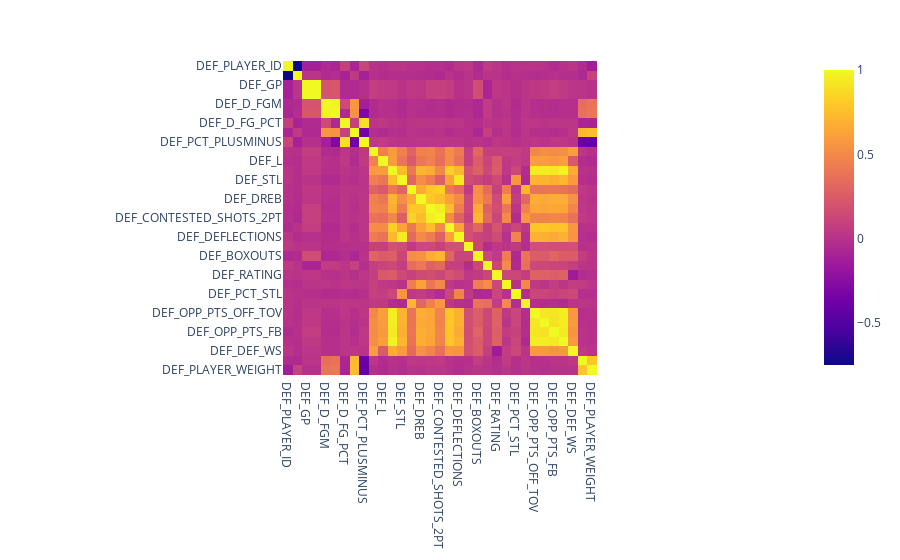
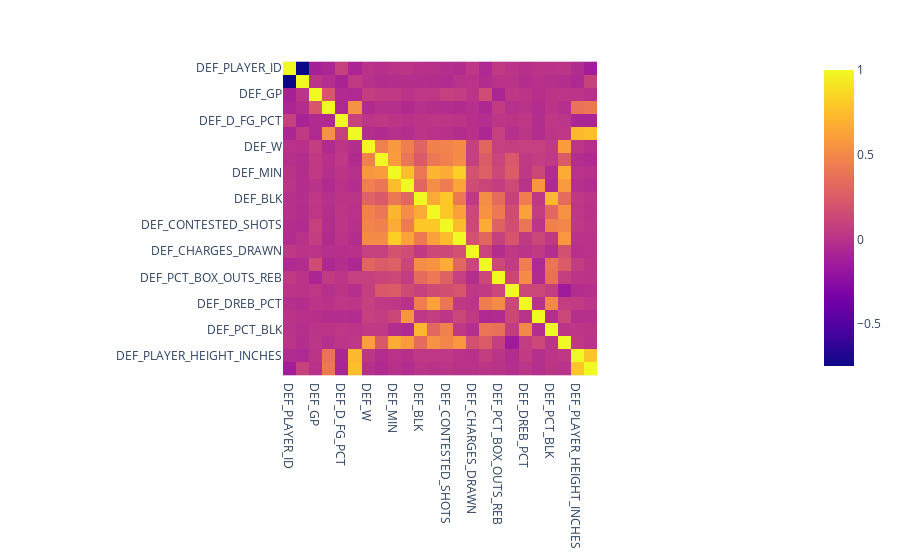

Write notebook code for charts like these, in order.
### Code cell
def_stats = inputs.filter(regex='^DEF').copy()

# Display correlation matrix
fig = px.imshow(def_stats.corr())
fig.show()

# Drop columns with correlation > 0.9
def_cols = ['DEF_D_FGM', 'DEF_OPP_PTS_PAINT', 'DEF_CONTESTED_SHOTS_2PT', 'DEF_DEFLECTIONS', 'DEF_OPP_PTS_FB', 'DEF_OPP_PTS_2ND_CHANCE', 'DEF_OPP_PTS_OFF_TOV', 'DEF_G', 'DEF_PCT_PLUSMINUS']
def_stats.drop(columns=def_cols, inplace=True)
fig = px.imshow(def_stats.corr())
fig.show()

print('Columns before removal: ' + str(len(def_cols) + len(def_stats.columns)))
print('Columns after removal: ' + str(len(def_stats.columns)))

### Figure 1 — Plotly figure (JSON) as saved in the notebook; plotly's stock layout.template omitted (floating-point values rounded to 4 significant figures; data arrays with more than 128 entries replaced by an {"elided": "..."} marker saying what was removed)
{"data": [{"coloraxis": "coloraxis", "hovertemplate": "x: %{x}<br>y: %{y}<br>color: %{z}<extra></extra>", "name": "0", "type": "heatmap", "x": ["DEF_PLAYER_ID", "DEF_AGE", "DEF_GP", "DEF_G", "DEF_D_FGM", "DEF_D_FGA", "DEF_D_FG_PCT", "DEF_NORMAL_FG_PCT", "DEF_PCT_PLUSMINUS", "DEF_W", "DEF_L", "DEF_MIN", "DEF_STL", "DEF_BLK", "DEF_DREB", "DEF_CONTESTED_SHOTS", "DEF_CONTESTED_SHOTS_2PT", "DEF_CONTESTED_SHOTS_3PT", "DEF_DEFLECTIONS", "DEF_CHARGES_DRAWN", "DEF_BOXOUTS", "DEF_PCT_BOX_OUTS_REB", "DEF_RATING", "DEF_DREB_PCT", "DEF_PCT_STL", "DEF_PCT_BLK", "DEF_OPP_PTS_OFF_TOV", "DEF_OPP_PTS_2ND_CHANCE", "DEF_OPP_PTS_FB", "DEF_OPP_PTS_PAINT", "DEF_DEF_WS", "DEF_PLAYER_HEIGHT_INCHES", "DEF_PLAYER_WEIGHT"], "xaxis": "x", "y": ["DEF_PLAYER_ID", "DEF_AGE", "DEF_GP", "DEF_G", "DEF_D_FGM", "DEF_D_FGA", "DEF_D_FG_PCT", "DEF_NORMAL_FG_PCT", "DEF_PCT_PLUSMINUS", "DEF_W", "DEF_L", "DEF_MIN", "DEF_STL", "DEF_BLK", "DEF_DREB", "DEF_CONTESTED_SHOTS", "DEF_CONTESTED_SHOTS_2PT", "DEF_CONTESTED_SHOTS_3PT", "DEF_DEFLECTIONS", "DEF_CHARGES_DRAWN", "DEF_BOXOUTS", "DEF_PCT_BOX_OUTS_REB", "DEF_RATING", "DEF_DREB_PCT", "DEF_PCT_STL", "DEF_PCT_BLK", "DEF_OPP_PTS_OFF_TOV", "DEF_OPP_PTS_2ND_CHANCE", "DEF_OPP_PTS_FB", "DEF_OPP_PTS_PAINT", "DEF_DEF_WS", "DEF_PLAYER_HEIGHT_INCHES", "DEF_PLAYER_WEIGHT"], "yaxis": "y", "z": {"elided": "33x33 float values"}}], "layout": {"coloraxis": {"colorscale": [[0, "#0d0887"], [0.1111, "#46039f"], [0.2222, "#7201a8"], [0.3333, "#9c179e"], [0.4444, "#bd3786"], [0.5556, "#d8576b"], [0.6667, "#ed7953"], [0.7778, "#fb9f3a"], [0.8889, "#fdca26"], [1, "#f0f921"]]}, "margin": {"t": 60}, "xaxis": {"anchor": "y", "constrain": "domain", "domain": [0, 1], "scaleanchor": "y"}, "yaxis": {"anchor": "x", "autorange": "reversed", "constrain": "domain", "domain": [0, 1]}}}

### Figure 2 — Plotly figure (JSON) as saved in the notebook; plotly's stock layout.template omitted (floating-point values rounded to 4 significant figures; data arrays with more than 128 entries replaced by an {"elided": "..."} marker saying what was removed)
{"data": [{"coloraxis": "coloraxis", "hovertemplate": "x: %{x}<br>y: %{y}<br>color: %{z}<extra></extra>", "name": "0", "type": "heatmap", "x": ["DEF_PLAYER_ID", "DEF_AGE", "DEF_GP", "DEF_D_FGA", "DEF_D_FG_PCT", "DEF_NORMAL_FG_PCT", "DEF_W", "DEF_L", "DEF_MIN", "DEF_STL", "DEF_BLK", "DEF_DREB", "DEF_CONTESTED_SHOTS", "DEF_CONTESTED_SHOTS_3PT", "DEF_CHARGES_DRAWN", "DEF_BOXOUTS", "DEF_PCT_BOX_OUTS_REB", "DEF_RATING", "DEF_DREB_PCT", "DEF_PCT_STL", "DEF_PCT_BLK", "DEF_DEF_WS", "DEF_PLAYER_HEIGHT_INCHES", "DEF_PLAYER_WEIGHT"], "xaxis": "x", "y": ["DEF_PLAYER_ID", "DEF_AGE", "DEF_GP", "DEF_D_FGA", "DEF_D_FG_PCT", "DEF_NORMAL_FG_PCT", "DEF_W", "DEF_L", "DEF_MIN", "DEF_STL", "DEF_BLK", "DEF_DREB", "DEF_CONTESTED_SHOTS", "DEF_CONTESTED_SHOTS_3PT", "DEF_CHARGES_DRAWN", "DEF_BOXOUTS", "DEF_PCT_BOX_OUTS_REB", "DEF_RATING", "DEF_DREB_PCT", "DEF_PCT_STL", "DEF_PCT_BLK", "DEF_DEF_WS", "DEF_PLAYER_HEIGHT_INCHES", "DEF_PLAYER_WEIGHT"], "yaxis": "y", "z": {"elided": "24x24 float values"}}], "layout": {"coloraxis": {"colorscale": [[0, "#0d0887"], [0.1111, "#46039f"], [0.2222, "#7201a8"], [0.3333, "#9c179e"], [0.4444, "#bd3786"], [0.5556, "#d8576b"], [0.6667, "#ed7953"], [0.7778, "#fb9f3a"], [0.8889, "#fdca26"], [1, "#f0f921"]]}, "margin": {"t": 60}, "xaxis": {"anchor": "y", "constrain": "domain", "domain": [0, 1], "scaleanchor": "y"}, "yaxis": {"anchor": "x", "autorange": "reversed", "constrain": "domain", "domain": [0, 1]}}}
